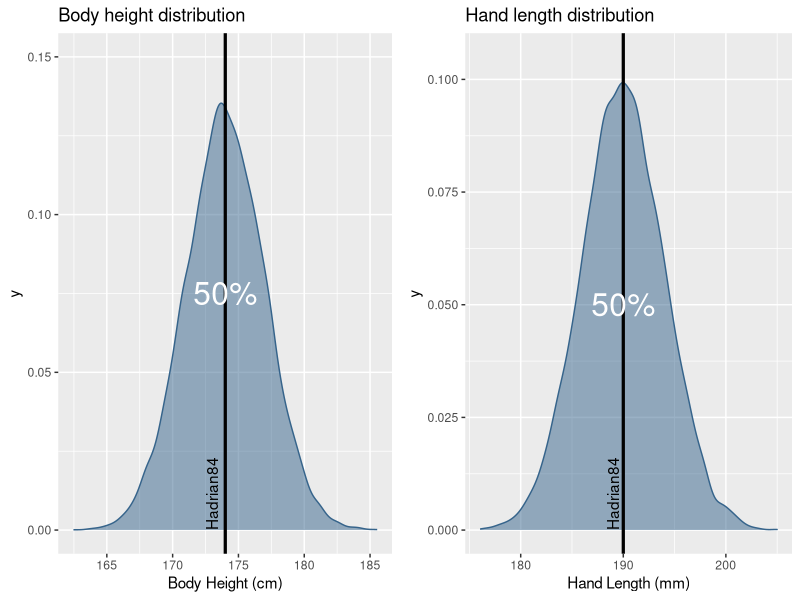
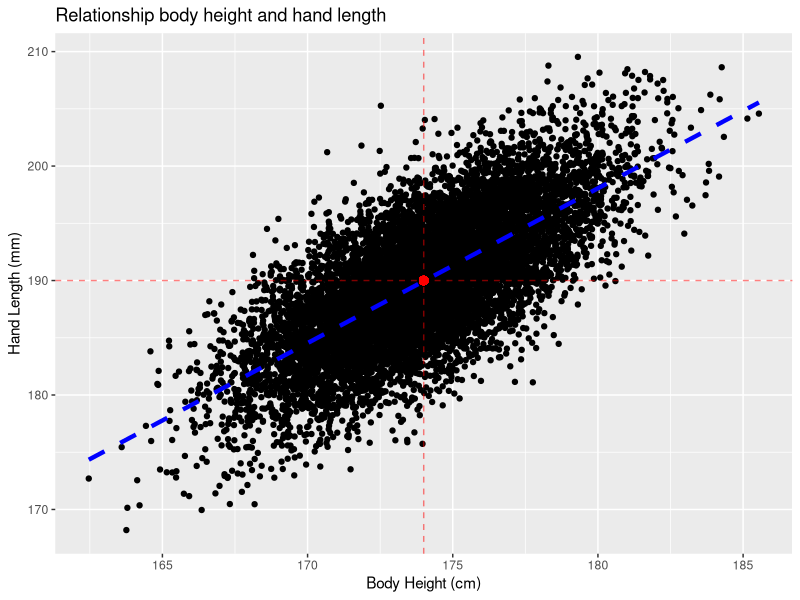
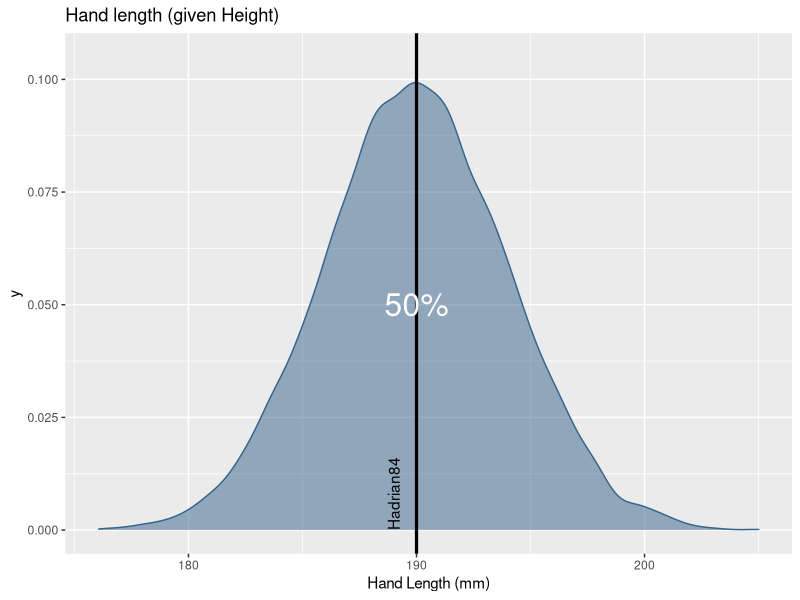

Recreate these plots in R, in order.
## ---- chunk 1
library(ggplot2)
library(gridExtra)

set.seed(123)
xs  = sort(rnorm(10000, 174, 3))
ys  = sort(rnorm(10000, 190, 4))
yss = ys + rnorm(10000, 0, 4)
dat = data.frame(value = 1:10000, x = xs, y = ys, regression = yss)

height = 174
hand   = 190

g1 = ggplot() +
     geom_density(data = dat, aes(xs), fill = "steelblue4", color = "steelblue4", alpha = 1/2) +
     scale_y_continuous(limits = c(0, 0.15)) +
     theme(legend.position = "null") +
     labs(x = "Body Height (cm)", title = "Body height distribution") +
     geom_vline(xintercept = height, color = "black", size = 1.1) +
     annotate("text", x = height - 1, y = 0, angle = 90, hjust = 0, color = "black", label = "Hadrian84") +
     annotate("text", x = height, y = 0.075, label = "50%", 
              color = "white", size = 8)     

g2 = ggplot() +
     geom_density(data = dat, aes(ys), fill = "steelblue4", color = "steelblue4", alpha = 1/2) +
     scale_y_continuous(limits = c(0, 0.105)) +
     theme(legend.position = "null") +
     labs(x = "Hand Length (mm)", title = "Hand length distribution") +
     geom_vline(xintercept = hand, color = "black", size = 1.1) +
     annotate("text", x = hand - 1, y = 0, angle = 90, hjust = 0, color = "black", label = "Hadrian84") +
     annotate("text", x = hand, y = 0.05, label = "50%", 
              color = "white", size = 8)     

grid.arrange(g1, g2, ncol = 2)

## ---- chunk 2
g3 = ggplot(dat, aes(x = xs, y = regression)) +
     geom_point() +
     geom_smooth(method = "lm", se = FALSE, size = 1.5, linetype = "dashed", color = "blue") +
     geom_point(aes(x = height, y = hand), color = "red",  cex = 2.5) +
     geom_vline(xintercept = height, color = "red", linetype = "dashed", alpha = 1/2) +
     geom_hline(yintercept = hand, color = "red", linetype = "dashed", alpha = 1/2) +
     labs(x = "Body Height (cm)", y = "Hand Length (mm)", title = "Relationship body height and hand length")

print(g3)
## ---- chunk 3
g4 = ggplot() +
     geom_density(data = dat, aes(ys), fill = "steelblue4", color = "steelblue4", alpha = 1/2) +
     scale_y_continuous(limits = c(0, 0.105)) +
     theme(legend.position = "null") +
     labs(x = "Hand Length (mm)", title = "Hand length (given Height)") +
     geom_vline(xintercept = hand, color = "black", size = 1.1) +
     annotate("text", x = hand - 1, y = 0, angle = 90, hjust = 0, color = "black", label = "Hadrian84") +
     annotate("text", x = hand, y = 0.05, label = "50%", 
              color = "white", size = 8)  

print(g4)
